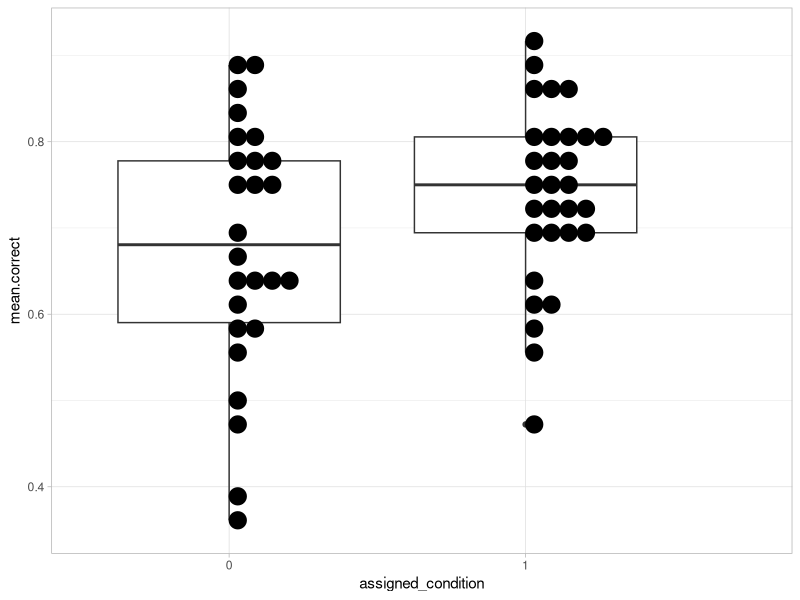

Write R code to recreate this figure. (Note: this script raises an error after producing the figure.)
library(tidyverse)
library(readr)

# TODO: confirm that these subject IDs are NOT Mturk worker ideas before releasing
# this data at all.

saffran.data <- read_csv('data/saffran_data.csv')
saffran.data$correct <- as.numeric(saffran.data$correct)
saffran.data$button_pressed <- as.numeric(saffran.data$button_pressed)
saffran.data$assigned_condition <- factor(saffran.data$assigned_condition)

# get original number of subjects

length(unique(saffran.data$subject_id))

# check for reports of technical difficulties or more than 1(?) year of musical training
# TODO: confirm what the exclusion criteria should be here. I am trying to reverse
# engineer it from student code.

survey.data <- saffran.data %>% filter(trial_type == 'survey-text')

# manually inspecting the above data frame shows that no one had critical technical problems,
# but three subjects did have more than 1 year of musical training.

excluded.subjects <- c('fz8lzr7s4gpvw1n','2kmdygjk1kbfj25','lbfhnfqgj7dlt7t')

# exclude above subjects from the data, and select the relevant test data

test.data <- saffran.data %>% filter(!subject_id %in% excluded.subjects) %>% filter(phase=='test')

# confirm remaining number of subjects

length(unique(test.data$subject_id))

# summarize test data, subject level

summary.data <- test.data %>% group_by(subject_id, assigned_condition) %>% summarize(mean.correct = mean(correct))

# summary data, group level

summary.data.group <- summary.data %>% group_by(assigned_condition) %>% summarize(m = mean(mean.correct), sd = sd(mean.correct), se = sd(mean.correct)/sqrt(n()))

# plotting the data

ggplot(summary.data, aes(x=assigned_condition, y=mean.correct))+
  geom_boxplot()+
  geom_dotplot(binaxis = 'y', binwidth=0.02)+
  theme_light()

# overall cohen's d

saffran.cohens.d <- (mean(summary.data$mean.correct) - 0.5) / sd(summary.data$mean.correct)

t.test(summary.data$mean.correct, mu=0.5)

# moderator analysis: are tone words with higher TP better learned?


# L1 High:  GG#A (1), D#ED (.75), CC#D (.75)
# L1 Low:   ADB (.375), DFE (.375), FCF# (.5)
# 
# L2 High:  GCD# (1), F#G#E (.75), G#BA (.75)
# L2 Low:   AC#E (.33), C#BA (.67), C#FD (.67)

high.tp.words <- c("GGsharpA", "DsharpED", "CCsharpD", "GCDsharp", "FsharpGsharpE","GsharpBA")

# first need to recover which target the stimulus was and whether it was high or low TP

test.data.moderator <- saffran.data %>% filter(!subject_id %in% excluded.subjects) %>% 
  mutate(word1=lag(stimulus,2), word2=lag(stimulus,1)) %>% filter(phase=='test') %>%
  mutate(target=ifelse(correct==1, button_pressed, 1-button_pressed)) %>%
  mutate(triple=ifelse(target==0, sub(".mp3", "", sub(".*/.*/", "", word1)), sub(".mp3", "", sub(".*/.*/", "", word2)))) %>%
  mutate(tp=ifelse(triple%in%high.tp.words, "high", "low"))

# now do analysis 

summary.data.moderator <- test.data.moderator %>% group_by(subject_id, assigned_condition, tp) %>% summarize(mean.correct = mean(correct))
t.test(mean.correct ~ tp, data=summary.data.moderator, paired=T)

ggplot(summary.data.moderator, aes(x=tp,y=mean.correct))+
  geom_boxplot()+
  geom_point()+
  geom_line(aes(group=subject_id), alpha=0.4)

summary.data.moderator.diff <- summary.data.moderator %>% group_by(subject_id, assigned_condition) %>% 
  mutate(diff = lag(mean.correct) - mean.correct) %>% filter(!is.na(diff))

mean(summary.data.moderator.diff$diff) / sd(summary.data.moderator.diff$diff)


